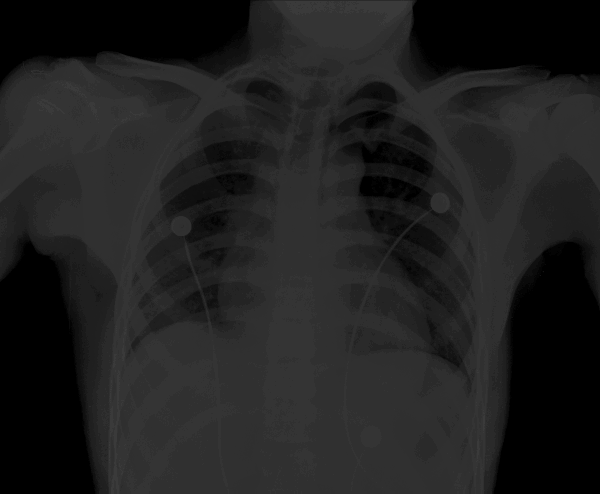
#> input picture images/Fig0203(a)(chest-xray).tif, 600 x 494 px
$ python hist_equalize.py
#> lines starting #> are read from the running program, lines starting #| are printed output that depends on the picture
import cv2
import numpy as np
from matplotlib import pyplot as plt

img = cv2.imread('./../images/Fig0203(a)(chest-xray).tif')
#> img is the input picture: shape (494, 600, 3); min 0, max 58, mean 31.7

hist,bins = np.histogram(img.flatten(), 256, [0,256])
#> hist = 256 values, max 195075 at index 0, min 0 at index 1, mean 3473.4; bins = 257 values from 0 to 256

cdf = hist.cumsum()
#> cdf = 256 values from 195075 to 889200
cdf_normalized = cdf * hist.max() / cdf.max()
#> cdf_normalized = 256 values from 42796.1 to 195075

# Plot the input
plt.subplot(2, 2, 1), plt.imshow(img, cmap = 'gray')
plt.title('Original'), plt.xticks([]), plt.yticks([])
plt.subplot(2, 2, 2), plt.plot(cdf_normalized, color = 'b')
plt.hist(img.flatten(),256,[0,256], color = 'r')
plt.xlim([0,256])
plt.legend(('cdf','histogram'), loc = 'upper left')
plt.title('Histogram + CDF'), plt.xticks([]), plt.yticks([])

# Equalization
cdf_m = np.ma.masked_equal(cdf, 0)
cdf_m = (cdf_m - cdf_m.min()) * 255 / (cdf_m.max() - cdf_m.min())
cdf = np.ma.filled(cdf_m, 0).astype('uint8')
#> cdf = 256 values from 0 to 255
img2 = cdf[img]
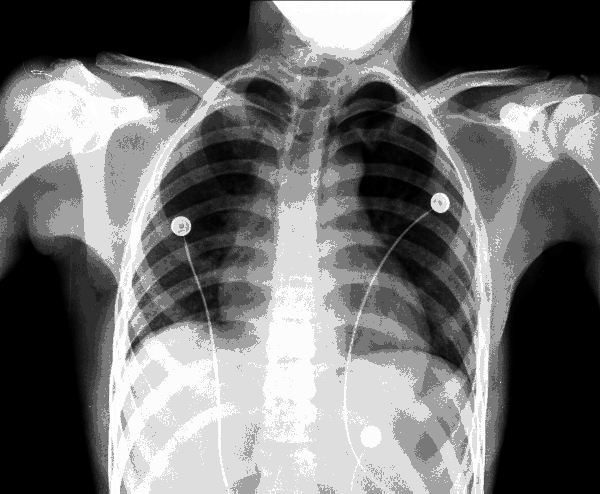
#> img2: shape (494, 600, 3); min 0, max 255, mean 112.4

# Plot the results
plt.subplot(2,2,3),plt.imshow(img2, cmap = 'gray')
plt.title('Equalized image'), plt.xticks([]), plt.yticks([])
plt.subplot(2,2,4), plt.plot(cdf, color = 'b')
plt.hist(img2.flatten(),256,[0,256], color = 'r')
plt.xlim([0,256])
plt.legend(('cdf','histogram'), loc = 'upper left')
plt.title('Histogram + CDF'), plt.xticks([]), plt.yticks([])
plt.show()
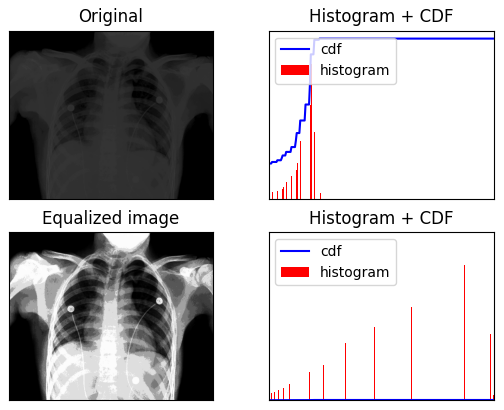
#> figure drawn by matplotlib, 4 panels

# Histogram equalization by OpenCV
img_grey = cv2.cvtColor(img, cv2.COLOR_RGBA2GRAY)
equ = cv2.equalizeHist(img_grey)
res = np.hstack((img_grey, equ)) #stacking images side-by-side
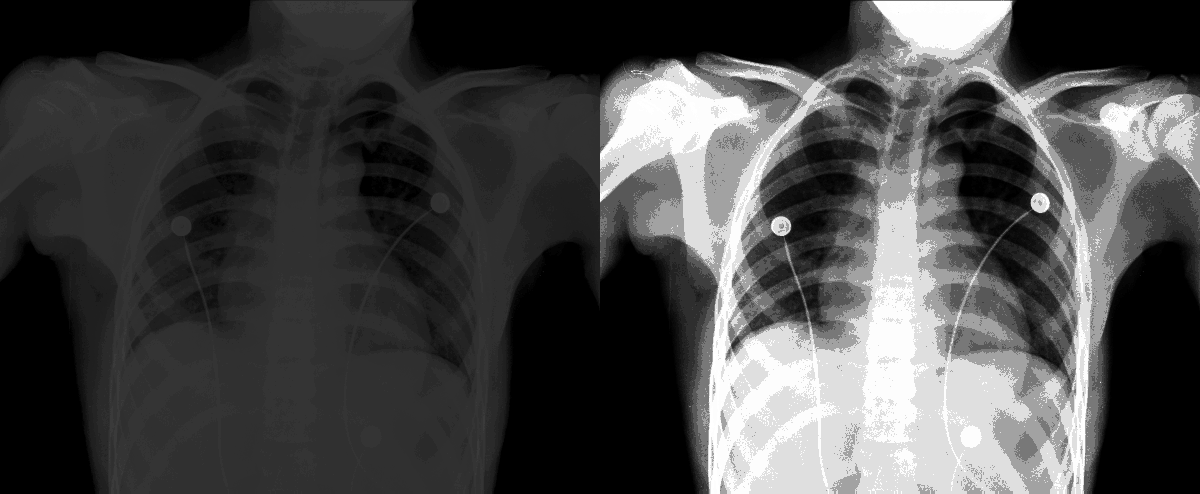
#> res: shape (494, 1200); min 0, max 255, mean 72.2
cv2.imwrite('./../out/hist_eq_res.png', res)
